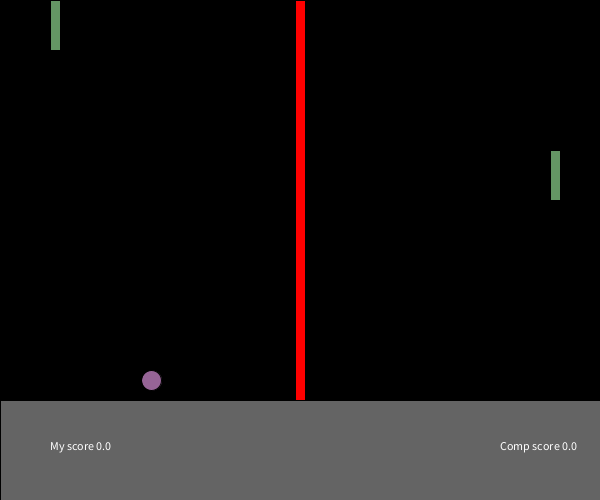
Frame 1 (no input)
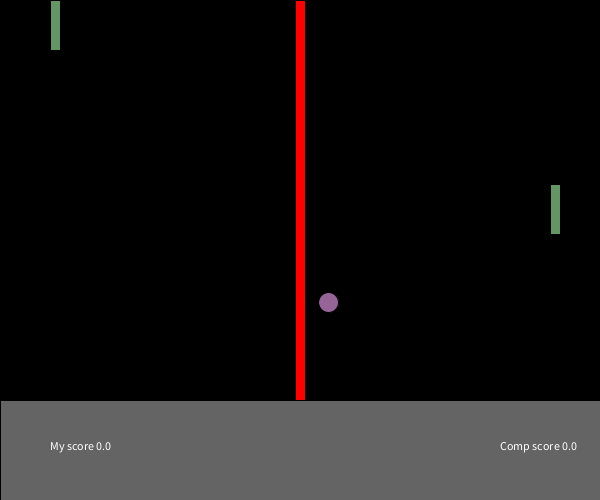
Frame 60 (the mouse pressed at the canvas centre just before this capture)
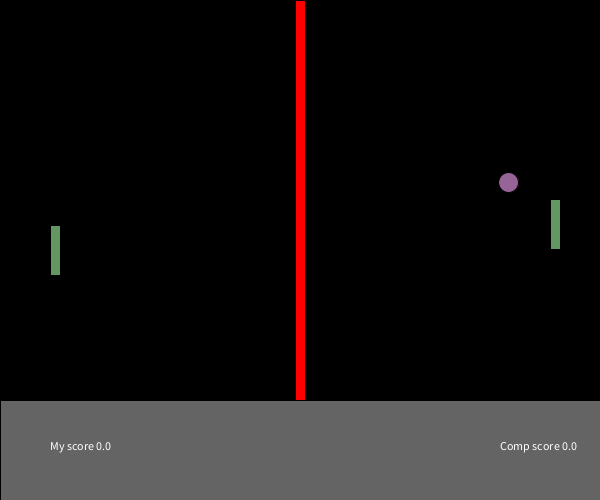
Frame 120 (the mouse held since frame 60 and released just before this capture)

The Processing sketch that drew these frames (run headless with seeded random() and noise(); from frame 60 on, the mouse is pressed at the canvas centre):

// Processing sketch: processing_71942
// ── processing_71942.pde

float posX = 25;
float posY = 10;
float paddleW = 10;
float paddleH = 50;
float comY = 150;
float c = 2;
float d = 3;
float player1 = 0;
float player2 = 0;
float ran = random(-5, 5);

void setup()
{
  size(600, 500);
  smooth();
  strokeWeight(1);
  posX = random(100,300);
  posY  =random(0,height-100);
}

void draw()
{

  background(0);
  fill(100);
  rect(0, 400, 600, 100);
  
  fill(255);
  text("My score " + player1, 50, 450);
  text("Comp score " + player2, 500, 450);
  
  //comp paddle
  fill(100, 150, 100);
  comY = constrain(comY, 0, height-150);
  rect(width-50, comY, paddleW, paddleH);
  
  //middle line
  fill(255, 0, 0);
  rect(295, 0, 10, 400);
  
  //player1 paddle
  fill(100, 150, 100);
  float playerY = constrain(mouseY-paddleH/2, 0, height-150);
  rect(50, playerY, paddleW, paddleH);
  
  //ball
  fill(150, 100, 150);
  ellipse(posX, posY, 20, 20);
  
  posY = posY+c;
  posX = posX+d;
  
  // check top and bottom walls
  if (posY > 400 || posY < 0 )
  {
    c = c*-1;
  }

  // check left and right walls
  if (posX > width-10)  
  {
    // player1 scores
    player1++;
    posX = width/2;
    posY = height/2;
    d = d * -1;
    println(player1 + " - " + player2);
  }
  else if (posX < 10) {
    // player2 scores
    player2++;
    posX = width/2;
    posY = height/2;
    d = d * -1;
    println(player1 + " - " + player2);
  }

  // check collision with paddle
  if ((posY >= mouseY-paddleH/2 && posY <= mouseY+paddleH/2)  && posX <= 60)
  {
    d = d * -1;
   // c = c * -1;
  }
  if ((posY >= comY && posY <= comY+50) && posX >= width-60) {
    d = d * -1;
    //c = c *- 1;
  }

  if ( d > 0 )
  { 
    if (comY < posY)
    { 
      comY = comY + ran/2.5;
    }

    if (comY > posY)
    { 
      comY = comY - ran/2;
    }
  }
  else {
    if (comY < 175)
    { 
      comY = comY + random(1,2);
    }

    if (comY > 175)
    { 
      comY = comY - random(1,2);
    }
  }

}
